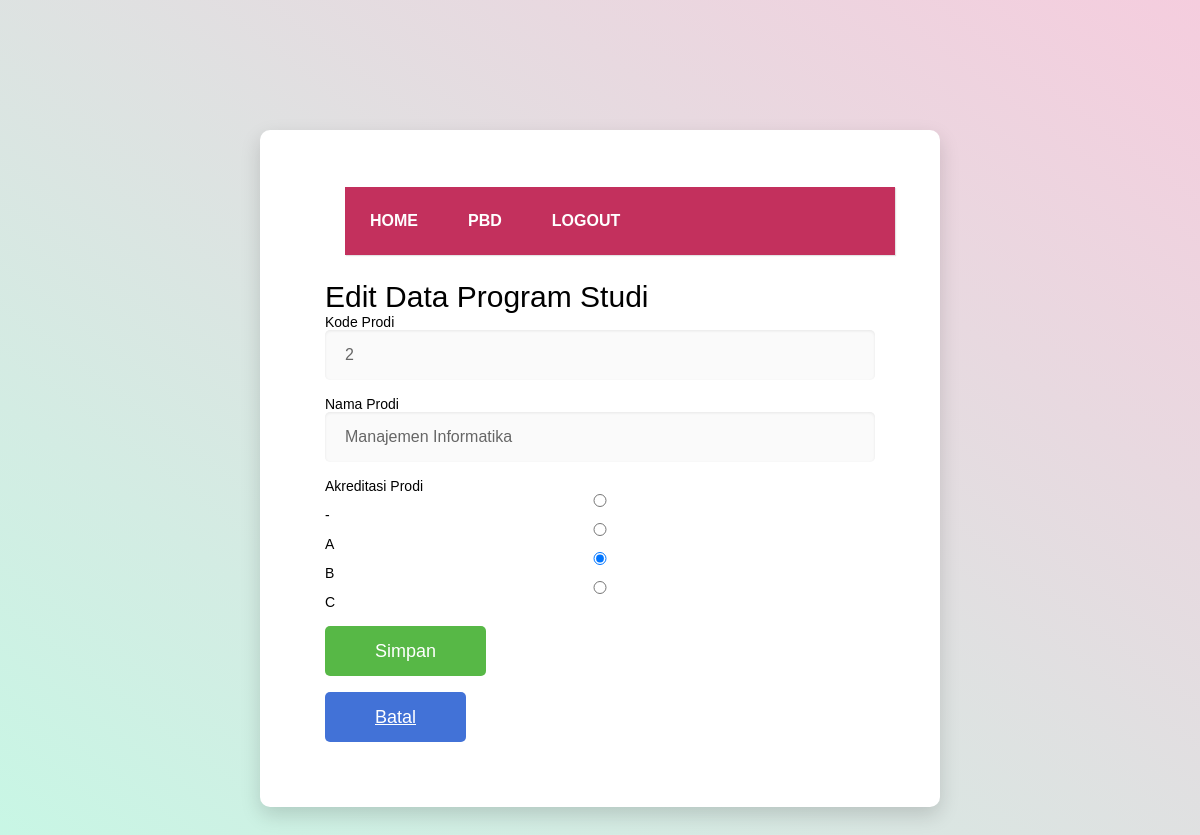
/Main/halaman_admin.php?a=edit&id=2 (signed in), run on the app's committed database.
### tables this page shows
CREATE TABLE `dt_prodi` (
  `idprodi` int(11) NOT NULL,
  `kdprodi` varchar(6) NOT NULL,
  `nmprodi` varchar(70) NOT NULL,
  `akreditasi` enum('A','B','C','-') NOT NULL DEFAULT '-'
);

### Main/halaman_admin.php (the view, shortened to what this page needs)
<html>
<head>
	<link rel="stylesheet" type="text/css" href="style.css">
</head>
<body>
<div class="page-wrapper bg-gra-03 p-t-130 p-b-100">
	<div class="wrapper wrapper--w680">
<div class="card card-4 ">
	<div class="card-body">
<nav class="menu">
			<ul>
				<li>
					<a href="#">Home</a>
				</li>
				<li>
					<a href="#">PBD</a>
				</li>
				<li>
					<a type="submit" value="<--logout" href="logout.php">LOGOUT</a>
				</li>
			</ul>
		</nav>
<?php
$hub = open_connection();
$a = @$_GET["a"];
$id = @$_GET["id"];
	switch ($a) {
		case 'edit':
		edit_data($id);
			break;
	}
?>
<?php
function edit_data($id){
global $hub;
$query = "select * from dt_prodi where idprodi = $id";
$result = mysqli_query($hub,$query);
$row = mysqli_fetch_array($result);
?>
<h2>Edit Data Program Studi</h2>
<form action="halaman_admin.php?a=list" method="post">
Kode Prodi&nbsp;
<input type="text" name="kdprodi" class="input--style-4" value="<?php echo trim($row["kdprodi"]); ?>"/>
<br>
<br>
Nama Prodi
<input type="text" name="nmprodi" class="input--style-4" value="<?php echo trim($row["nmprodi"]); ?>"/>
<br>
<br>
Akreditasi Prodi
<input type="radio" name="akreditasi" value="-"
<?php if ($row["akreditasi"]=='-' || $row["akreditasi"]=='') {
	echo "checked=\"checked\"";}else {echo "";}
?> >-
<input type="radio" name="akreditasi" value="A"
<?php if ($row["akreditasi"]=='A'){
	echo "checked=\"checked\"";}else {echo "";}
?> >A
<input type="radio" name="akreditasi" value="B"
<?php if ($row["akreditasi"]=='B') {
	echo "checked=\"checked\"";}else {echo "";}
?> >B
<input type="radio" name="akreditasi" value="C"
<?php if ($row["akreditasi"]=='C') {
	echo "checked=\"checked\"";}else {echo "";}
?> >C
<br>
<br>
<button class="btn btn--radius-2 btn--green" type="submit" name="action" value="simpan"> Simpan </button>
<br>
<br>
	<a class="btn btn--radius-2 btn--blue" href="halaman_admin.php?a=list">Batal</a>
</form>
<?php } ?>
</div>
</div>
</div>
</div>
</body>
</html>

### Main/style.css (style rules this page uses)
html { -webkit-box-sizing: border-box; -moz-box-sizing: border-box; box-sizing: border-box; }
* { padding: 0; margin: 0; }
*, *:before, *:after { -webkit-box-sizing: inherit; -moz-box-sizing: inherit; box-sizing: inherit; }
body, h1, h2, h3, h4, h5, h6, blockquote, p, pre, dl, dd, ol, ul, figure, hr, fieldset, legend { margin: 0; padding: 0; }
button { outline: none; background: none; border: none; }
.page-wrapper { min-height: 100vh; }
body { font-family: "Poppins", "Arial", "Helvetica Neue", sans-serif; font-weight: 400; font-size: 14px; }
h1, h2, h3, h4, h5, h6 { font-weight: 400; }
h2 { font-size: 30px; }
.bg-gra-03 { background: -webkit-gradient(linear, left bottom, right top, from(#C6F8E5), to(#F5CDDE)); background: -webkit-linear-gradient(bottom left, #C6F8E5 0%, #F5CDDE 100%); background: -moz-linear-gradient(bottom left, #C6F8E5 0%, #F5CDDE 100%); background: -o-linear-gradient(bottom left, #C6F8E5 0%, #F5CDDE 100%); background: linear-gradient(to top right, #C6F8E5 0%, #F5CDDE 100%); }
.p-t-130 { padding-top: 130px; }
.p-b-100 { padding-bottom: 100px; }
.wrapper { margin: 0 auto; }
.wrapper--w680 { max-width: 680px; }
.btn { display: inline-block; line-height: 50px; padding: 0 50px; -webkit-transition: all 0.4s ease; -o-transition: all 0.4s ease; -moz-transition: all 0.4s ease; transition: all 0.4s ease; cursor: pointer; font-size: 18px; color: #fff; font-family: "Poppins", "Arial", "Helvetica Neue", sans-serif; }
.btn--radius-2 { -webkit-border-radius: 5px; -moz-border-radius: 5px; border-radius: 5px; }
.btn--green { background: #57b846; }
.btn--blue { background: #4272d7; }
input { outline: none; margin: 0; border: none; -webkit-box-shadow: none; -moz-box-shadow: none; box-shadow: none; width: 100%; font-size: 14px; font-family: inherit; }
.input--style-4 { line-height: 50px; background: #fafafa; -webkit-box-shadow: inset 0px 1px 3px 0px rgba(0, 0, 0, 0.08); -moz-box-shadow: inset 0px 1px 3px 0px rgba(0, 0, 0, 0.08); box-shadow: inset 0px 1px 3px 0px rgba(0, 0, 0, 0.08); -webkit-border-radius: 5px; -moz-border-radius: 5px; border-radius: 5px; padding: 0 20px; font-size: 16px; color: #666; -webkit-transition: all 0.4s ease; -o-transition: all 0.4s ease; -moz-transition: all 0.4s ease; transition: all 0.4s ease; }
.card { -webkit-border-radius: 3px; -moz-border-radius: 3px; border-radius: 3px; background: #fff; }
.card-4 { background: #fff; -webkit-border-radius: 10px; -moz-border-radius: 10px; border-radius: 10px; -webkit-box-shadow: 0px 8px 20px 0px rgba(0, 0, 0, 0.15); -moz-box-shadow: 0px 8px 20px 0px rgba(0, 0, 0, 0.15); box-shadow: 0px 8px 20px 0px rgba(0, 0, 0, 0.15); }
.card-4 .card-body { padding: 57px 65px; padding-bottom: 65px; }
nav.menu ul { overflow:hidden; color:#fff; list-style: none; float:left; padding:0; width: 550px; margin:0 20 25; background: #C3305D; -webkit-box-shadow: 1px 1px 1px 0px rgba(204,204,204,0.55); -moz-box-shadow: 1px 1px 1px 0px rgba(204,204,204,0.55); box-shadow: 1px 1px 1px 0px rgba(204,204,204,0.55); }
nav.menu ul li { margin:0; float:left; }
nav.menu ul a { padding:25px; display:block; font-weight:600; font-size: 16px; color:#fff; text-transform: uppercase; transition: all 0.5s ease; text-decoration: none; }

### data on the page
dt_prodi: kdprodi "2", nmprodi "Manajemen Informatika", akreditasi "☑"
